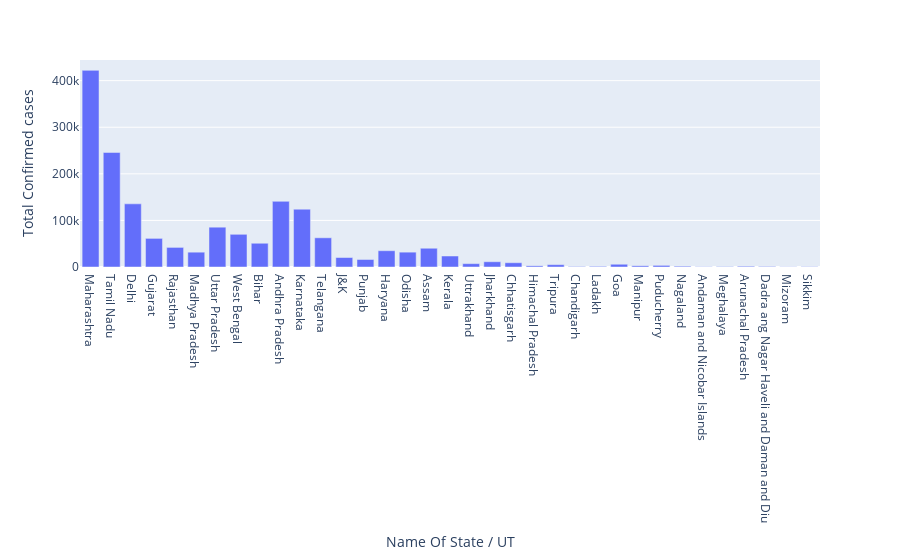

Write notebook code for a chart like this one.
### Code cell
px.bar(data,x='Name Of State / UT',y='Total Confirmed cases')

### Figure 1 — Plotly figure (JSON) as saved in the notebook; plotly's stock layout.template omitted (floating-point values rounded to 4 significant figures)
{"data": [{"alignmentgroup": "True", "hovertemplate": "Name Of State / UT=%{x}<br>Total Confirmed cases=%{y}<extra></extra>", "legendgroup": "", "marker": {"color": "#636efa"}, "name": "", "offsetgroup": "", "orientation": "v", "showlegend": false, "textposition": "auto", "type": "bar", "x": ["Maharashtra", "Tamil Nadu", "Delhi", "Gujarat", "Rajasthan", "Madhya Pradesh", "Uttar Pradesh", "West Bengal", "Bihar", "Andhra Pradesh", "Karnataka", "Telangana", "J&K", "Punjab", "Haryana", "Odisha", "Assam", "Kerala", "Uttrakhand", "Jharkhand", "Chhatisgarh", "Himachal Pradesh", "Tripura", "Chandigarh", "Ladakh", "Goa", "Manipur", "Puducherry", "Nagaland", "Andaman and Nicobar Islands", "Meghalaya", "Arunachal Pradesh", "Dadra ang Nagar Haveli and Daman and Diu", "Mizoram", "Sikkim"], "xaxis": "x", "y": [422118, 245859, 135598, 61438, 42083, 31806, 85461, 70188, 50987, 140933, 124115, 62703, 20359, 16119, 34965, 31877, 40270, 23614, 7183, 11314, 9192, 2564, 4996, 1051, 1404, 5913, 2621, 3472, 1693, 548, 823, 1591, 1149, 408, 639], "yaxis": "y"}], "layout": {"barmode": "relative", "legend": {"tracegroupgap": 0}, "margin": {"t": 60}, "xaxis": {"anchor": "y", "domain": [0, 1], "title": {"text": "Name Of State / UT"}}, "yaxis": {"anchor": "x", "domain": [0, 1], "title": {"text": "Total Confirmed cases"}}}}
